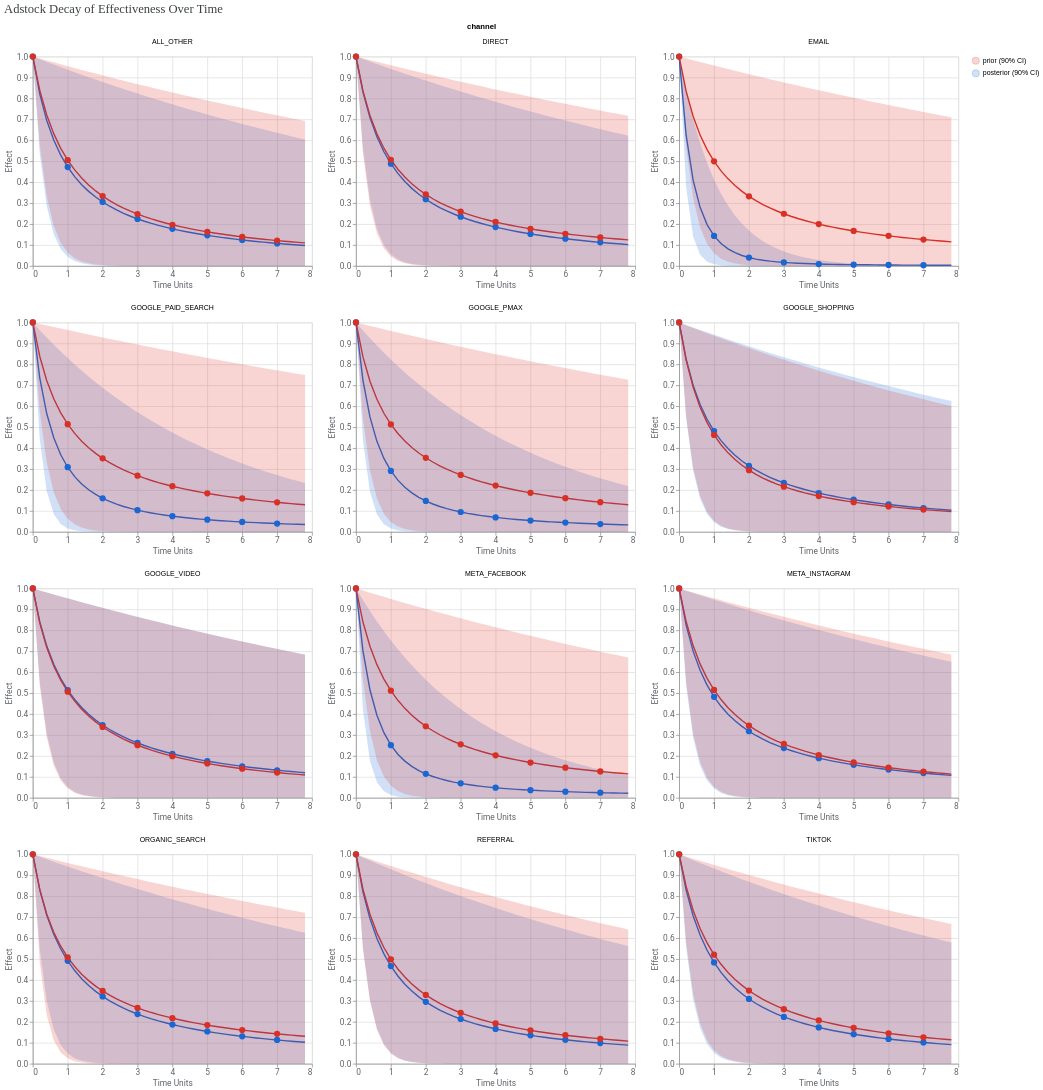

Here is the notebook cell this chart was saved with:
### Code cell
# Display adstock effects
plot_adstock_effects(mmm)

### Figure 1 — Vega-Lite specification as saved in the notebook (floating-point values rounded to 4 significant figures; data arrays with more than 128 entries replaced by an {"elided": "..."} marker saying what was removed)
{"config": {"view": {"continuousWidth": 300, "continuousHeight": 300}, "axis": {"labelColor": "#5F6368", "labelFont": "Roboto", "labelFontSize": 12, "titleColor": "#5F6368", "titleFont": "Roboto", "titleFontSize": 12, "titleFontWeight": "normal"}}, "data": {"name": "data-fd71fae7c562f321740e3f16bd93ce2d"}, "facet": {"field": "channel", "type": "nominal"}, "spec": {"layer": [{"mark": {"type": "line"}, "encoding": {"color": {"field": "distribution", "legend": {"labelExpr": "datum.value === \"posterior\" ? \"posterior (90% CI)\" : \"prior (90% CI)\"", "title": ""}, "scale": {"domain": ["prior", "posterior"], "range": ["#D93025", "#1967D2"]}, "type": "nominal"}, "x": {"field": "time_units", "title": "Time Units", "type": "quantitative"}, "y": {"field": "mean", "title": "Effect", "type": "quantitative"}}}, {"mark": {"type": "area", "opacity": 0.2}, "encoding": {"color": {"field": "distribution", "scale": {"domain": ["prior", "posterior"], "range": ["#D93025", "#1967D2"]}, "type": "nominal"}, "x": {"field": "time_units", "type": "quantitative"}, "y": {"field": "ci_lo", "type": "quantitative"}, "y2": {"field": "ci_hi"}}}, {"mark": {"type": "circle", "filled": true, "opacity": 1, "size": 80}, "encoding": {"color": {"field": "distribution", "scale": {"domain": ["prior", "posterior"], "range": ["#D93025", "#1967D2"]}, "type": "nominal"}, "tooltip": [{"field": "time_units", "type": "quantitative"}, {"field": "mean", "type": "quantitative"}], "x": {"field": "time_units", "type": "quantitative"}, "y": {"field": "mean", "type": "quantitative"}}, "transform": [{"filter": "datum.is_int_time_unit"}]}], "width": 400}, "columns": 3, "resolve": {"scale": {"x": "independent", "y": "independent"}}, "title": {"text": "Adstock Decay of Effectiveness Over Time", "anchor": "start", "color": "#3C4043", "font": "Google Sans Display", "fontSize": 18, "fontWeight": "normal", "offset": 10}, "$schema": "https://vega.github.io/schema/vega-lite/v6.4.1.json", "datasets": {"data-fd71fae7c562f321740e3f16bd93ce2d": {"elided": "960 records"}}}
